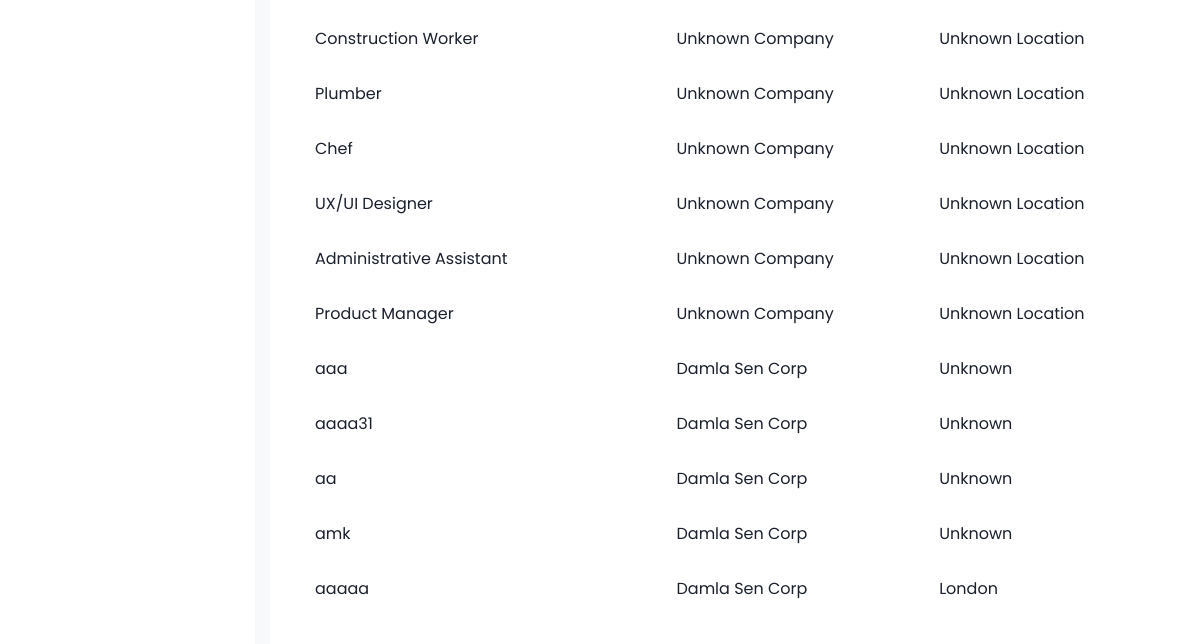
Page /admin-job-listings/ (lower part) on the earlier database version.
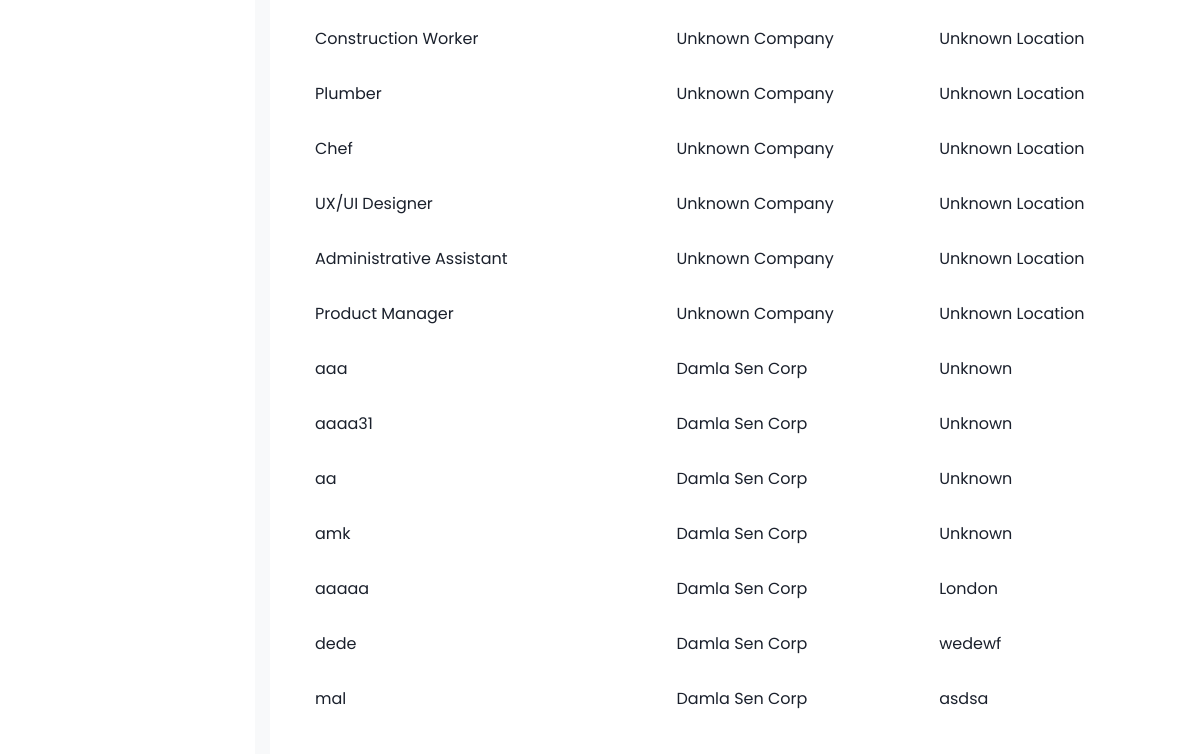
Same page on the later database version.
### tutorials/models/employer_models.py (models this page shows, shortened)
class Job(models.Model):
    employer = models.ForeignKey(
        Employer,
        on_delete=models.CASCADE,
        related_name='jobs',
        null=True,
        blank=True
    )
    title = models.CharField(max_length=200)
    company_name = models.CharField(max_length=255, default="Unknown Company")
    location = models.CharField(max_length=255, default="Unknown Location")
    job_type = models.CharField(
        max_length=100,
        choices=[
            ('Full Time', 'Full Time'),
            ('Part Time', 'Part Time'),
            ('Internship', 'Internship'),
            ('Apprenticeship', 'Apprenticeship')
        ],
        blank=True,
        null=True
    )
    salary = models.DecimalField(max_digits=10, decimal_places=2, null=True, blank=True)
    description = models.TextField()
    requirements = models.TextField(blank=True)
    benefits = models.TextField(blank=True, null=True)
    application_deadline = models.DateField(null=True, blank=True)
    contact_email = models.EmailField(default="default@email.com")
    created_at = models.DateTimeField(auto_now_add=True)
    STATUS_CHOICES = [
        ('pending', 'Pending Review'),
        ('approved', 'Approved'),
        ('rejected', 'Rejected'),
    ]
    status = models.CharField(
        max_length=10,
        choices=STATUS_CHOICES,
        default='pending'  # New jobs start as pending
    )

### tutorials/views/admin_views.py (the view)
# urls.py: path('admin-job-listings/', admin_job_listings, name='admin_job_listings'),
def admin_job_listings(request):
    pending_jobs = Job.objects.filter(status='pending')  # Get only jobs that need review
    return render(request, 'admin_job_listings.html', {'pending_jobs': pending_jobs})

### tutorials/templates/admin_job_listings.html (shortened to what this page needs)
{% extends 'base.html' %}
{% block content %}
{% if pending_jobs %}
<div class="table-wrapper">
    <div class="table-container">
        <table>
            <tbody>
                {% for job in pending_jobs %}
                <tr>
                    <td>{{ job.title }}</td>
                    <td>{{ job.company_name }}</td>
                    <td>{{ job.location }}</td>
                </tr>
                {% endfor %}
            </tbody>
        </table>
    </div>
</div>
{% else %}
<p>No job listings pending review.</p>
{% endif %}
{% endblock %}

Differences in the rows shown:
added Job: title "dede", company_name "Damla Sen Corp", location "wedewf"
added Job: title "mal", company_name "Damla Sen Corp", location "asdsa"
